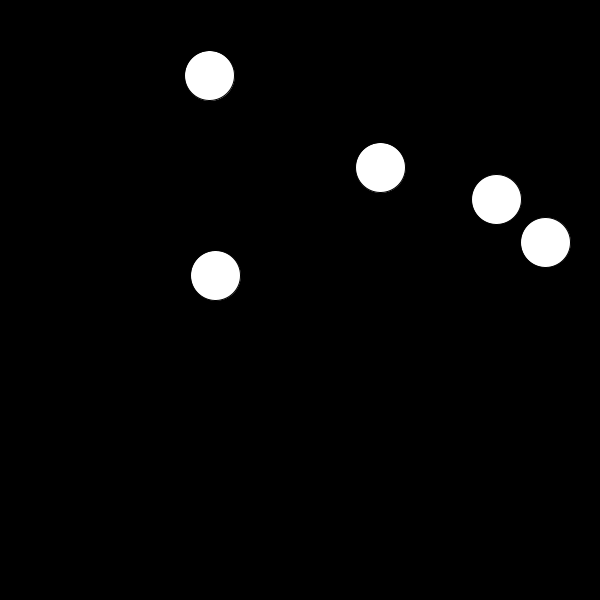
Frame 1 (no input)
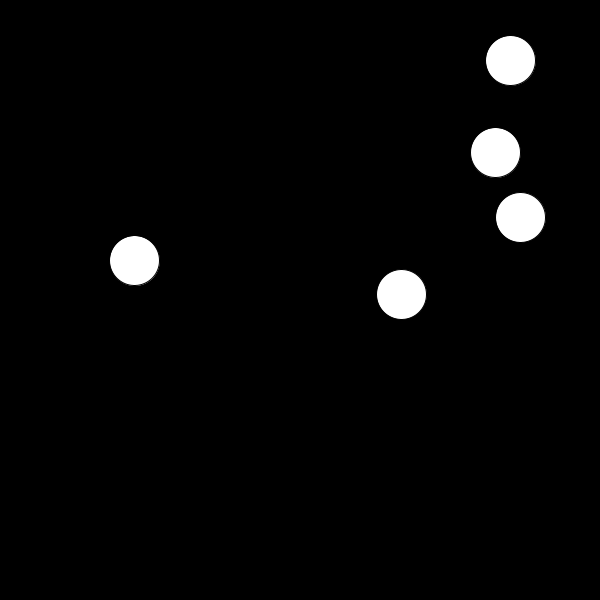
Frame 60 (the mouse pressed at the canvas centre just before this capture)
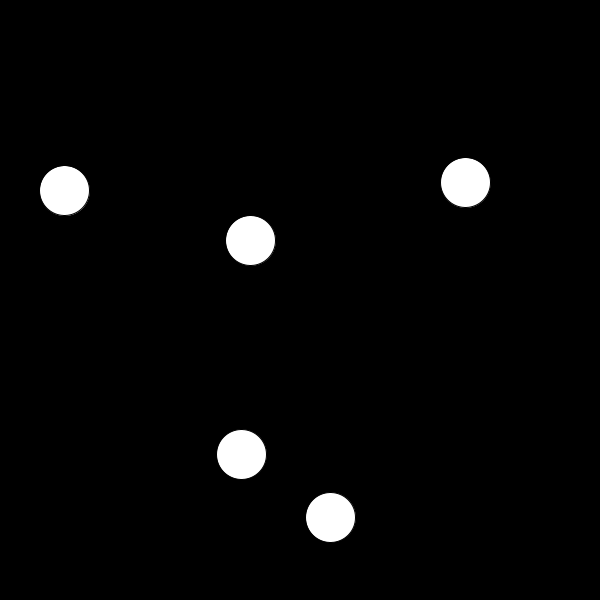
Frame 120 (the mouse held since frame 60 and released just before this capture)

The Processing sketch that drew these frames (run headless with seeded random() and noise(); from frame 60 on, the mouse is pressed at the canvas centre):

// Processing sketch: Day12_Classwork_Sketch
// ── Day12_Classwork_Sketch.pde
int numBounce = 5;
ArrayList<Bouncey>bouncies= new ArrayList<Bouncey>();

void setup(){
  background(0);
  size(600,600);
  
  for(int i=0; i<numBounce; i++) {
    bouncies.add(new Bouncey());
  }
}

void draw(){
  background(0);
  for (Bouncey b : bouncies) {
    b.display();
    b.move();
    b.checkCollision(bouncies);
    b.checkBoundaries();
  }
}

// ── Bouncey.pde
class Bouncey {
  float xPos, yPos, xSpeed, ySpeed;
  int size;
  color fill;

  Bouncey() {
    size = 50;
    fill = color(255);
    xPos = random (0 +size/2,width -size/2);
    yPos = random (0 +size/2,height -size/2);
    
    float xDir = random(-1,1);
    float yDir = random(-1,1);
    
    if (xDir > 0) {
      xSpeed = 5;
    } else {
      xSpeed = -5;
    }
    
    if (yDir > 0) {
      ySpeed = 5;
    } else {
      ySpeed = -5;
    }
  
  }
  
  void display() {
    fill(fill);
    ellipse(xPos,yPos,size,size);
  }
  
  void move() {
    xPos+=xSpeed;
    yPos+=ySpeed;
  }
  
  void checkBoundaries() {
    if(xPos >= width - size/2 || xPos < 0 + size/2){
      xSpeed*= -1;
    }
    
    if(yPos >= width - size/2 || yPos <= 0 + size/2){
      ySpeed*= -1;
    }
  }
  
  void checkCollision(ArrayList<Bouncey>bouncies){
    for (Bouncey b : bouncies){
      float d = dist(xPos,yPos,b.xPos,b.yPos);
      float sumRad = size/2 + b.size/2;
      
      if (d<= sumRad){
        xSpeed*= -1;
        ySpeed*= -1;
        b.xSpeed*= -1;
        b.ySpeed*= -1;
      }
    }
  }
  
}
